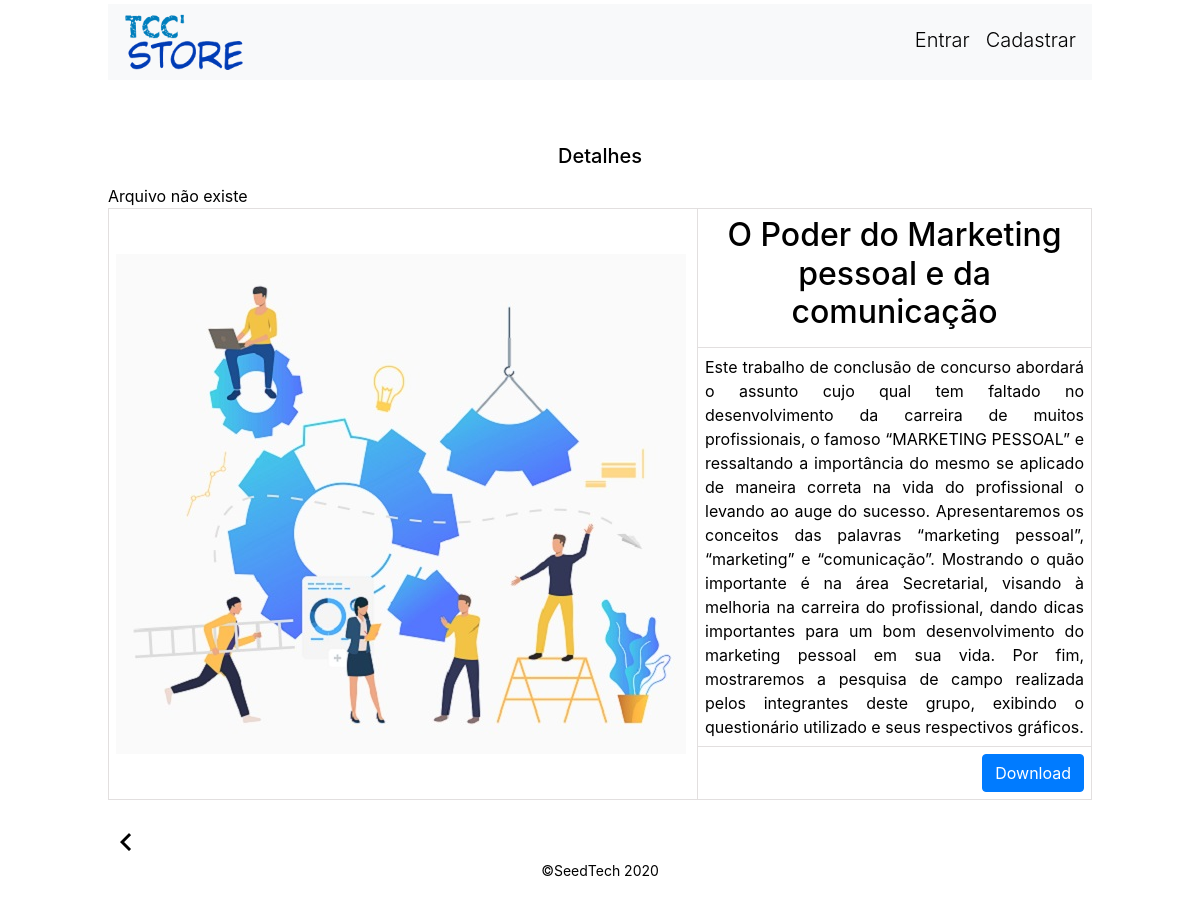
The page /detalhe.php?cod=6 on the database its author committed.
### tables this page shows
CREATE TABLE `projeto` (
  `cod_tcc` int(11) NOT NULL,
  `capa` varchar(20) NOT NULL,
  `arquivo` varchar(100) DEFAULT NULL,
  `ano` year(4) DEFAULT NULL,
  `nome` varchar(50) DEFAULT NULL,
  `descricao` text DEFAULT NULL,
  `cod_curso_fk` int(11) DEFAULT NULL,
  `cod_escola_fk` int(11) DEFAULT NULL
);

### detalhe.php (the view, shortened to what this page needs)
<!DOCTYPE html>
<html lang="en">
<head>
    <link rel="stylesheet" href="css/bootstrap.min.css">
    <link rel="stylesheet" href="css/inicio.css">
    <link rel ="stylesheet" type="text/css" href="css/estilo.css">
</head>
<body>
    <?php
        require_once "includes/banco.php";
        require_once "includes/fun.php";
    ?>
    <div class="cover-container d-flex w-100 h-100 p-1 mx-auto flex-column">
        <header class="masthead" style="margin-bottom: 4rem;">
            <div class="inner">
                <div class="navbar navbar-light bg-light">
                    <h3 class="masthead-brand"><a href="index.php"><img src="icones/logo.png" alt="logo tcc store" width="120"></a></h3>
                    <nav class="nav nav-masthead justify-content-center nav">
                        <?php
                        if (empty($_SESSION['user'])) {
                            echo "<a class='nav-link' href= 'user-login.php'> Entrar</a> ";
                            echo "<a class='nav-link' href='user-cadastrar.php'>Cadastrar</a>";
                        }
                        ?>
                    </nav>
                </div>
            </div>
        </header>
        <?php
            $c = $_GET['cod'] ?? 0;
            $busca = $banco->query("select * from projeto where cod_tcc='$c'");
        ?>
        <h5 class="h5 mb-3"> Detalhes</h5>
        <table class="detalhes">
            <?php
               if(!$busca){
                   echo "<tr><td>A busca falhou";
               }else{
                   if($busca->num_rows == 1){
                       $reg = $busca->fetch_object();
                       $t = thumb($reg->capa);
                       $down = tcc($reg->arquivo);
                       echo"<tr><td rowspan='3'><img src='$t'>";
                       echo"<td><h2>$reg->nome</h2>";
                       echo"<tr><td class='desc'>$reg->descricao";
                       echo"<tr><td><a href='$down'style='float: right;' class='btn btn-primary' >Download</a> ";
                   }else{
                       echo"<tr><td> Nenhum registro encontrado";
                   }
               }
            ?>
        </table>
        <br>
        <?php echo voltar() ?>
        <footer class="masterfoot mt-auto">
            <div class="inner">
                <p>
                    &copySeedTech 2020
                </p>
            </div>
        </footer>
    </div>
</body>
</html>

### css/inicio.css (style rules this page uses)
a, a:focus, a:hover { color: #fff; }
html, body { height: 100%; background-color: rgba(255, 255, 255, 0.932); }
body { display: -ms-flexbox; display: flex; color: #000; }
.h5 { text-align: center; }
.cover-container { max-width: 62em; }
.masthead { margin-bottom: 10rem; }
.masthead-brand { margin-bottom: 0; }
.nav-masthead .nav-link { padding: .25rem 0; font-weight: 300; color: #000; background-color: transparent; border-bottom: .25rem solid transparent; }
.nav { font-size: 1.25rem; }
.nav-masthead .nav-link + .nav-link { margin-left: 1rem; }
@media (min-width: 48em) { .masthead-brand { float: left; } }
@media (min-width: 48em) { .nav-masthead { float: right; } }

### css/estilo.css (style rules this page uses)
table.detalhes h2 { text-align: center; }
table.detalhes { width: 100%; }
table.detalhes td { border: 1px solid #e2dfdf; padding: 7px; }
table.detalhes img { padding-right:4px ; }
table.detalhes .desc { text-align: justify; }
footer { font-size: 14px; text-align: center; }

### rows shown on the page
projeto: capa (picture), nome "O Poder do Marketing pessoal e da comunicação", descricao "Este trabalho de conclusão de concurso abordará o assunto cujo qual tem faltado no desenvolvimento da carreira de muitos profissionais, o famoso “MARKETING PESSOAL” e ressaltando a importância do mesmo se aplicado de maneira correta na vida do profissional o levando ao auge do sucesso. Apresentaremos os conceitos das palavras “marketing pessoal”, “marketing” e “comunicação”. Mostrando o quão importante é na área Secretarial, visando à melhoria na carreira do profissional, dando dicas importantes para um bom desenvolvimento do marketing pessoal em sua vida. Por fim, mostraremos a pesquisa de campo realizada pelos integrantes deste grupo, exibindo o questionário utilizado e seus respectivos…"
